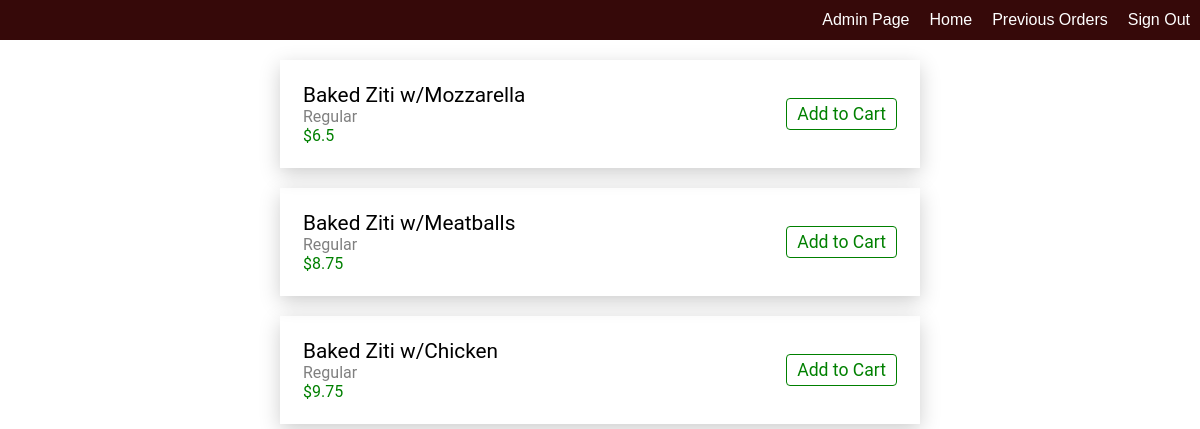
The page /page/4 (signed in) on the database its author committed.
### orders/models.py (models this page shows, shortened)
class Menu(models.Model):
	category_list = [('Regular Pizza','Regular Pizza'),('Sicilian Pizza','Sicilian Pizza'),('Subs','Subs'),('Pasta','Pasta'),('Salad','Salad'),('Dinner Platter','Dinner Platter')]
	category = models.CharField(max_length = 64, choices = category_list)
	name = models.CharField(max_length=64)
	size = models.CharField(max_length=64,blank = True)
	cost = models.FloatField()
	no_of_toppings = models.IntegerField()

### orders/views.py (the view, shortened to what this page needs)
# urls.py: path("page/<int:page_id>",views.page,name = "page"),
def page(request,page_id):
	if page_id is 1:
		orders = Shopping_Cart.objects.filter(user = request.user)
		toppings = Topping.objects.all();
		menu = Menu.objects.filter(category = "Regular Pizza")
		context = {
		"toppings":toppings,
		"orders":orders,
		"menu":menu
		}
		return render(request,"orders/reg_pizza.html",context)
	elif page_id is 4:
		orders = Shopping_Cart.objects.filter(user = request.user)
		menu = Menu.objects.filter(category = "Pasta")
		context = {
		"orders":orders,
		"menu":menu
		}
		return render(request,"orders/pasta.html",context)

### orders/templates/orders/pasta.html (shortened to what this page needs)
{% extends "orders/layout.html" %}
{% load static %}
{% block others %}
<link rel = "stylesheet" href = "{% static 'orders/stylemenu.css' %}">
<link rel = "stylesheet" href = "{% static 'orders/navbar.css' %}">
{% endblock %}
{% block body %}
<nav>
	<a href = "{% url 'logout' %}">Sign Out</a>
	<a href = "{% url 'previous' %}">Previous Orders</a>
	<a href = "{% url 'index' %}">Home</a>
	{% if request.user.is_superuser %}
	<a href = "{% url 'orders' %}">Admin Page</a>
	{% endif %}
</nav>
<form action = "{% url 'cart' %}" method="post">
{% for item in menu %}
<div class = "items">
	<table>
		<tr>
			<td><span class = "item_name">{{ item.name }} </span><br><span class = "item_size">{{ item.size }}</span><br><span class = "item_cost">${{item.cost}}</span></td>
			<td class="button_right"><button  type="submit" name = "menu_item" value ="{{ item.id }}">Add to Cart</button></td>
		</tr>
	</table>
</div>
{% endfor %}
</form>
{% endblock %}

### orders/static/orders/stylemenu.css (style rules this page uses)
.item_name { font-size: 1.3em; font-family: Roboto; }
.item_size { font-size:1em; font-family: roboto; color: grey; }
.item_cost { font-family: roboto; color: green; }
.items,.topping { width: 50%; margin: 20px auto; padding: 20px; box-shadow: 0 4px 8px 0 rgba(0, 0, 0, 0.01), 0 6px 20px 0 rgba(0, 0, 0, 0.19); }
table { width: 100%; }
.button_right { text-align: right; }
.button_right button { border: 1px solid green; background:none; font-size: 1.1em; font-family: Roboto; color: green; border-radius: height:30px; padding: 5px 10px; border-radius: 4px; outline: none; }

### orders/static/orders/navbar.css (style rules this page uses)
body,html { margin:0; }
nav { width:100%; height: 40px; line-height: 40px; background-color: #360909; color: white; }
nav a { float: right; display: block; color: white; font-family: Helvetica; padding: 0 10px; text-decoration: none; }

### rows shown on the page
Menu: name "Baked Ziti w/Mozzarella", size "Regular", cost "6.5", {{ item.id }} 64 (drawn)
Menu: name "Baked Ziti w/Meatballs", size "Regular", cost "8.75", {{ item.id }} 65 (drawn)
Menu: name "Baked Ziti w/Chicken", size "Regular", cost "9.75", {{ item.id }} 66 (drawn)
